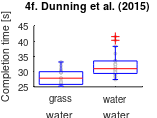

Here is the MATLAB script that generated this plot:
clear all
close all

%% ------------------
load('time_all.mat')
% plotting_details
x_width=8 ;y_width=3; % figure dimensions (cms)
fonts=8; % fontsize of x and y labels
fonts_ticks=7;
% bins number
nbins=100;

% for Grass/Water - 8 noise
temp_gw=[];
for ii_p=1:12 % 12 participants
        eval(sprintf('temp_gw=[temp_gw,time_%03d]',20+((ii_p-1).*31)));
        eval(sprintf('temp_gw=[temp_gw,time_%03d]',21+((ii_p-1).*31)));
end
temp_gw=temp_gw./1000; % milli seconds to seconds
%------------------------------------------------------------------------%
% for Water/Water - 8 noise
temp_ww=[];
for ii_p=1:12 % 12 participants
        eval(sprintf('temp_ww=[temp_ww,time_%03d]',28+((ii_p-1).*31)));
        eval(sprintf('temp_ww=[temp_ww,time_%03d]',29+((ii_p-1).*31)));
end
temp_ww=temp_ww./1000; % milli seconds to seconds
% xnames=
figure(1)
hold on
plot(1.*ones(1,length(temp_gw)),temp_gw,'o','MarkerFaceColor',[1,1,1],...
    'MarkerEdgeColor',[0.75,0.75,0.75],'MarkerSize',2)
plot(2.*ones(1,length(temp_ww)),temp_ww,'o','MarkerFaceColor',[1,1,1],...
    'MarkerEdgeColor',[0.75,0.75,0.75],'MarkerSize',2)
boxplot([temp_gw.',temp_ww.'],'Color',[0,0,0])

xticks([0.5,1,2,2.5])
xticklabels({'',' grass','water',''})
ylabel('Completion time [s]')
xlabel('water          water','FontSize',fonts_ticks-4)
title('4f. Dunning et al. (2015)')
set(gca,'FontSize',fonts_ticks);
set(gcf, 'PaperUnits', 'centimeters');
set(gcf, 'PaperPosition', [0 0 x_width/2 y_width]); 
name_string='asymmetric_on_speed_point_lit';
% saveas(gcf,name_string,'pdf')
% saveas(gcf,name_string,'png')
% saveas(gcf,name_string,'epsc')
